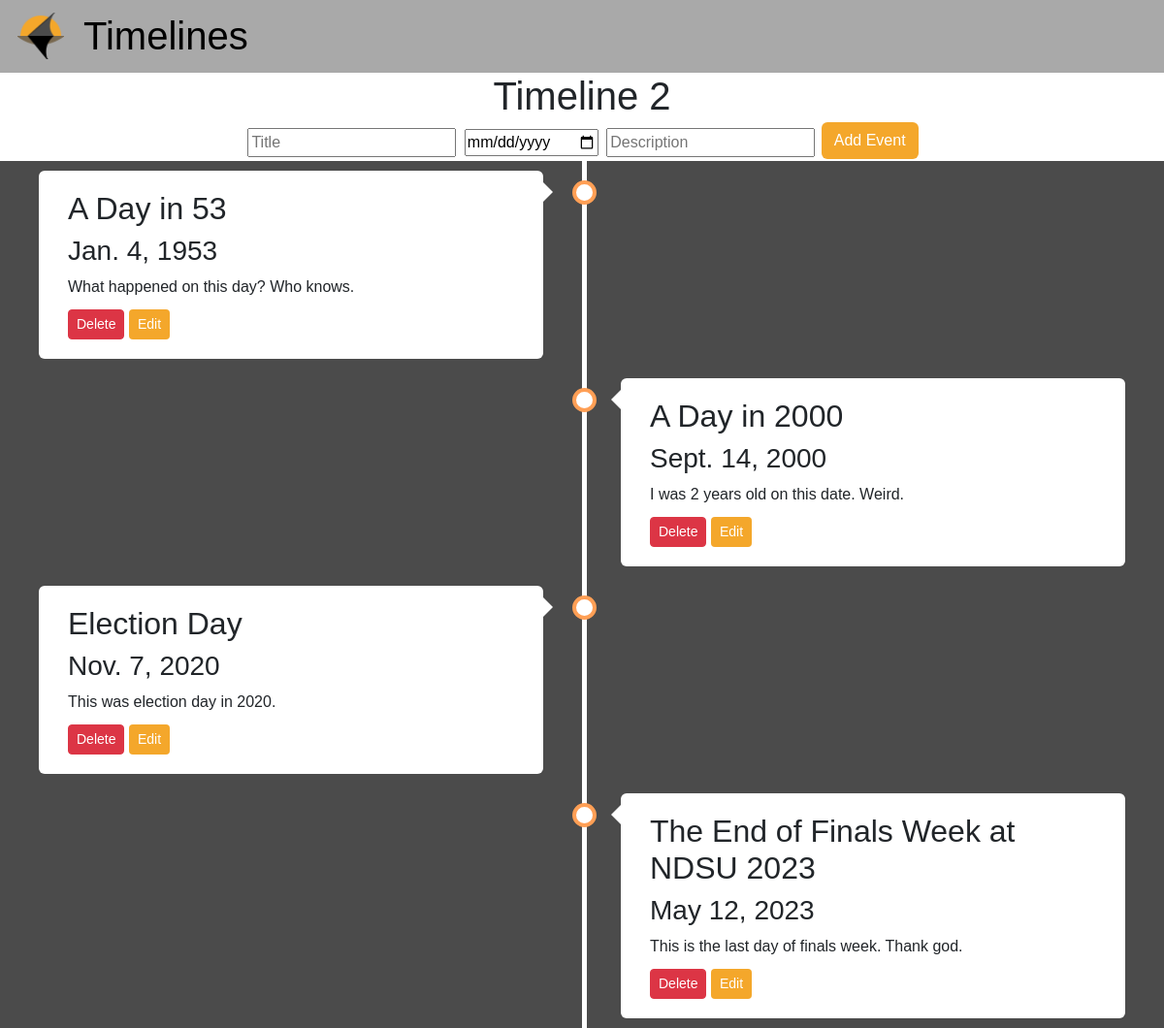
/timeline/2/, run on the app's committed database.
### timeline_app/models.py (models this page shows)
class Timeline(models.Model):
    timeline_id = models.BigAutoField(primary_key=True)
    timeline_name = models.CharField(max_length=50)

class Event(models.Model):
    timeline_id = models.ForeignKey(Timeline, on_delete=models.CASCADE)
    event_id = models.BigAutoField(primary_key=True)
    date = models.DateField()
    title = models.CharField(max_length=50)
    description = models.TextField(max_length=500)

### timeline_app/views.py (the view, shortened to what this page needs)
# urls.py: path('timeline/<int:pk>/', timeline, name='timeline'),
def timeline(request, pk):
    timeline = Timeline.objects.get(pk=pk)
    event = Event.objects.filter(timeline_id=pk).order_by('date')
    dict = {'timeline': timeline,
            'events': event }
    return render(request, 'timeline_app/timeline.html', context=dict)

### timeline_app/templates/timeline_app/timeline.html (shortened to what this page needs)
{% extends 'timeline_app/navbar.html' %}
{% block contentblock %}
<header id="subHeader">
    <div>
        <h1 class="subHeaderElement"> {{timeline.timeline_name}} </h1>
        <form method="POST" class="headerElement">
            <input placeholder="Title" name="title" type="text" class="subHeaderEntry">
            <input name="date" type="date" class="subHeaderEntry">
            <input placeholder="Description" name="description" type="text" class="subHeaderEntry">
            <button type="submit" name="addSubmit" class="btn btn-primary">Add Event</button>
        </form>
    </div>
</header>
<div class="timeline">
    {% for event in events %}
    {% cycle 'left' 'right' as left_right silent %}
        {% if left_right == 'left' %}
        <div class="box left">
        {% endif %}
        {% if left_right == 'right' %}
        <div class="box right ">
        {% endif %}
            <div class="content">
                <h2>{{ event.title }}</h2>
                <h3>{{ event.date }}</h3>
                <p>{{ event.description }}</p>
                <a href="delete-event/{{ event.event_id }}" class="btn btn-danger btn-sm">Delete</a>
                <button type="button" class="btn btn-primary btn-sm" data-bs-toggle="collapse" data-bs-target="#collapseEdit-{{event.event_id}}">Edit</button>
            </div>
        </div>
    {% endfor %}
</div>
{% endblock %}

### timeline_app/static/timeline_app/css/styles2.css (style rules this page uses)
* { font-family: Arial, Helvetica, sans-serif; }
#subHeader { background-color: white; display: flex; justify-content: center; align-content: center; }
.subHeaderElement { display: flex; justify-content: center; }
.subHeaderEntry { margin: 0px 2px 4px 2px; }
.btn-primary { background-color: #f4a72b !important; border-color: transparent !important; margin-top: -5px; }
.btn-danger { margin-top: -5px; }
.timeline { position: relative; max-width: 1200px; margin: 0 auto; background-color: #4b4b4b; }
.timeline::after { content: ""; position: absolute; width: 5px; background-color: white; top: 0; bottom: 0; left: 50%; }
.box { padding: 10px 40px; position: relative; background-color: inherit; width: 50%; }
.box::after { content: ''; position: absolute; width: 25px; height: 25px; right: -15px; background-color: white; border: 4px solid #FF9F55; top: 20px; border-radius: 50%; z-index: 1; }
.left { left: 0; }
.right { left: 50%; }
.left::before { content: " "; height: 0; position: absolute; top: 22px; width: 0; z-index: 1; right: 30px; border: medium solid white; border-width: 10px 0 10px 10px; border-color: transparent transparent transparent white; }
.right::before { content: " "; height: 0; position: absolute; top: 22px; width: 0; z-index: 1; left: 30px; border: medium solid white; border-width: 10px 10px 10px 0; border-color: transparent white transparent transparent; }
.right::after { left: -16px; }
.right::after { left: -10px; }
.content { padding: 20px 30px; background-color: white; position: relative; border-radius: 6px; }

### data on the page
Timeline: timeline_name "Timeline 2"
Event: title "A Day in 53", date "Jan. 4, 1953", description "What happened on this day? Who knows."
Event: title "A Day in 2000", date "Sept. 14, 2000", description "I was 2 years old on this date. Weird."
Event: title "Election Day", date "Nov. 7, 2020", description "This was election day in 2020."
Event: title "The End of Finals Week at NDSU 2023", date "May 12, 2023", description "This is the last day of finals week. Thank god."
